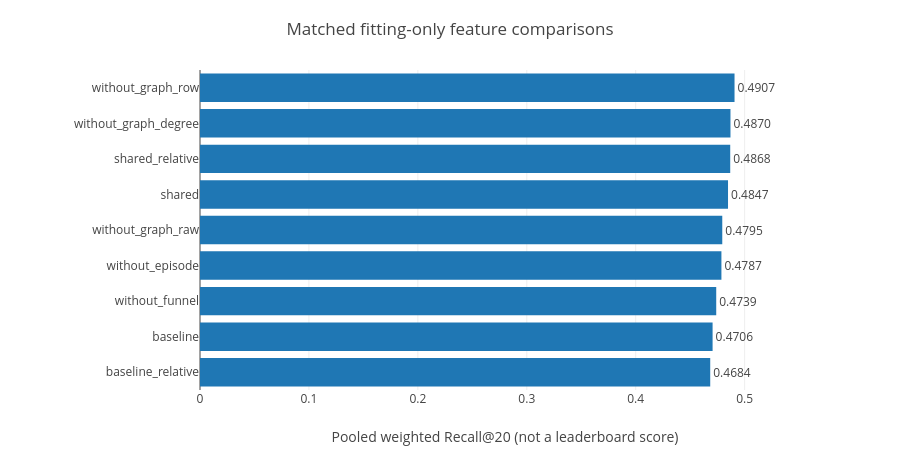

The cell this chart's notebook holds for it:
### Code cell
import plotly.graph_objects as go
ordered = sorted(report["arms"], key=lambda k: report["arms"][k]["weighted_recall_at_20"])
fig = go.Figure(go.Bar(x=[report["arms"][k]["weighted_recall_at_20"] for k in ordered], y=ordered, orientation="h", text=[f"{report['arms'][k]['weighted_recall_at_20']:.4f}" for k in ordered], textposition="outside"))
fig.update_layout(template=None, title="Matched fitting-only feature comparisons", xaxis_title="Pooled weighted Recall@20 (not a leaderboard score)", height=460, margin=dict(l=200,r=90,t=70,b=70), xaxis=dict(range=[0,0.56]))
fig.show(renderer="plotly_mimetype")

### Figure 1 — Plotly figure (JSON) as saved in the notebook; plotly's stock layout.template omitted (floating-point values rounded to 4 significant figures)
{"data": [{"orientation": "h", "text": ["0.4684", "0.4706", "0.4739", "0.4787", "0.4795", "0.4847", "0.4868", "0.4870", "0.4907"], "textposition": "outside", "type": "bar", "x": [0.4684, 0.4706, 0.4739, 0.4787, 0.4795, 0.4847, 0.4868, 0.487, 0.4907], "y": ["baseline_relative", "baseline", "without_funnel", "without_episode", "without_graph_raw", "shared", "shared_relative", "without_graph_degree", "without_graph_row"]}], "layout": {"height": 460, "margin": {"b": 70, "l": 200, "r": 90, "t": 70}, "title": {"text": "Matched fitting-only feature comparisons"}, "xaxis": {"range": [0, 0.56], "title": {"text": "Pooled weighted Recall@20 (not a leaderboard score)"}}}}
